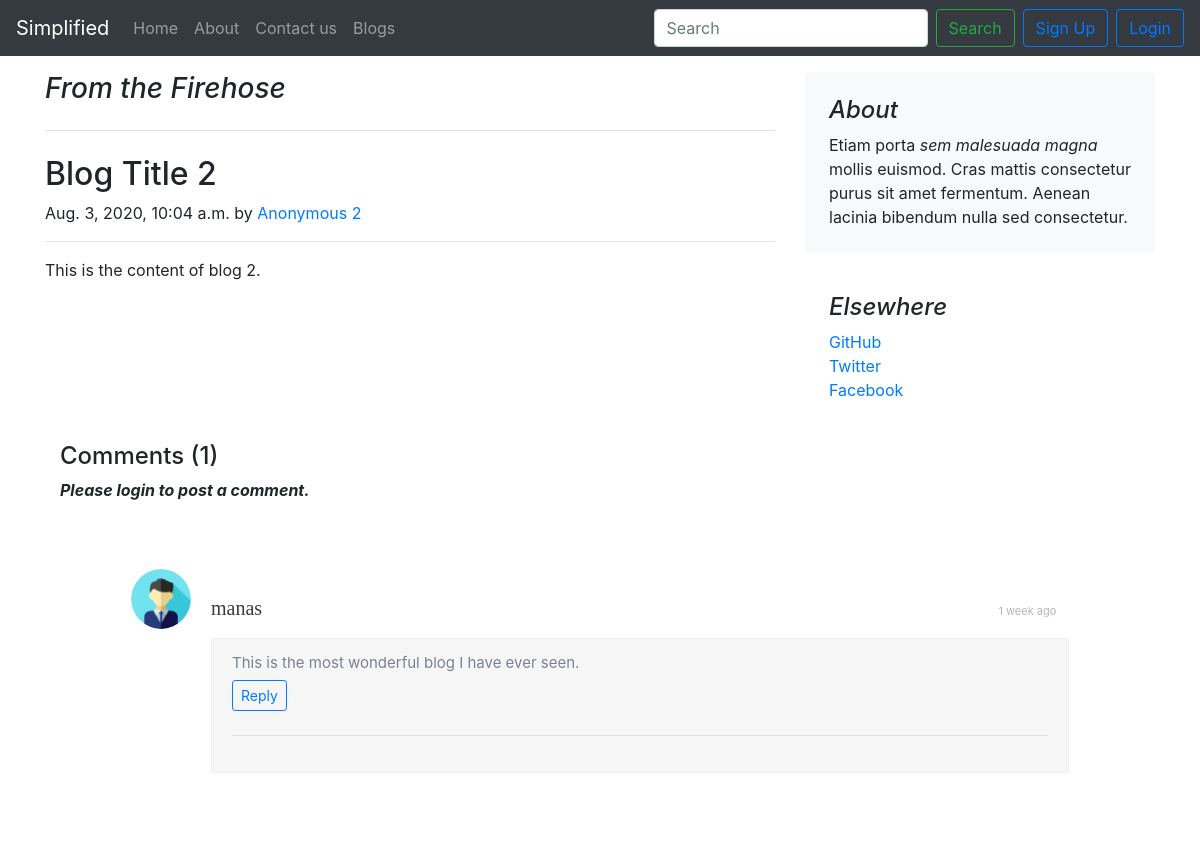
The app's page /blog/blogtitle2/ with its own data.
### blog/models.py (models this page shows, shortened)
class Blog(models.Model):
    blog_id = models.AutoField(primary_key=True)
    blog_author = models.CharField(max_length=50, default="Anonymous")
    blog_title = models.CharField(max_length=50, default="")
    timeStamp = models.DateTimeField(auto_now=True)
    blog_content = models.TextField()
    smug = models.CharField(max_length=20, null=True)

class BlogComment(models.Model):
    Sno = models.AutoField(primary_key=True)
    comment = models.TextField()
    user = models.ForeignKey(User, on_delete=models.CASCADE)
    post = models.ForeignKey(Blog, on_delete=models.CASCADE)
    parent = models.ForeignKey("self", on_delete=models.CASCADE, null=True)
    timeStamp = models.DateTimeField(default=now)

### blog/views.py (the view)
# urls.py: path('<str:smug>/', views.blogpost, name="blogPost")
def blogpost(request, smug):
    blog = Blog.objects.filter(smug=smug)[0]
    comments = BlogComment.objects.filter(post=blog, parent=None)
    replies = BlogComment.objects.filter(post=blog).exclude(parent=None)
    replyDict = {}
    for reply in replies:
        if reply.parent.Sno not in replyDict.keys():
            replyDict[reply.parent.Sno] = [reply]
        else:
            replyDict[reply.parent.Sno].append(reply)
    context = {'blog': blog, 'comments': comments, 'user': request.user, 'replyDict': replyDict}
    return render(request, 'blog/blogpost.html', context)

### blog/templatetags/extras.py (called while the page is built)
@register.filter(name='get_val')
def get_val(dict, key):
    return dict.get(key)

### templates/blog/blogpost.html (shortened to what this page needs)
{% extends 'base.html' %}
{% block body %}
    {% load humanize %}
    {% load extras %}
    <div role="main" class="container my-3">
        <div class="row">
            <div class="col-md-8 blog-main">
                <h3 class="pb-4 mb-4 font-italic border-bottom">
                    From the Firehose
                </h3>
                <div class="blog-post">
                    <h2 class="blog-post-title">{{ blog.blog_title }}</h2>
                    <p class="blog-post-meta">{{ blog.timeStamp }} by <a href="#">{{ blog.blog_author }}</a></p>
                    <hr>
                    <p>{{ blog.blog_content }}</p>
                </div>
            </div>
            <aside class="col-md-4 blog-sidebar">
                <div class="p-4 mb-3 bg-light rounded">
                    <h4 class="font-italic">About</h4>
                    <p class="mb-0">Etiam porta <em>sem malesuada magna</em> mollis euismod. Cras mattis consectetur
                        purus sit amet fermentum. Aenean lacinia bibendum nulla sed consectetur.</p>
                </div>
                <div class="p-4">
                    <h4 class="font-italic">Elsewhere</h4>
                    <ol class="list-unstyled">
                        <li><a href="#">GitHub</a></li>
                        <li><a href="#">Twitter</a></li>
                        <li><a href="#">Facebook</a></li>
                    </ol>
                </div>
            </aside>
        </div>
        <div class=container>
            <h4>Comments <span>({{ comments|length }})</span></h4>
            {% if user.is_authenticated %}
                <form action="/blog/postComment/" method="post">
                    {% csrf_token %}
                    <input class="form-control" type="text" name="comment" placeholder="Enter comment here">
                    <input type="hidden" name="postSno" value="{{ blog.blog_id }}">
                    <input type="hidden" name="commentSno" value="">
                    <button type="submit" class="btn btn-secondary my-2">Comment</button>
                </form>
            {% else %}
                <p><b><i>Please login to post a comment.</i></b></p>
            {% endif %}
            <div class="be-comment-block">
                {% for comment in comments %}
                    <div class="be-comment">
                        <div class="be-img-comment">
                            <a href="#">
                                <img src="/static/img/userPro.png" alt="" class="be-ava-comment">
                            </a>
                        </div>
                        <div class="be-comment-content">
				<span class="be-comment-name mt-4">
					<a href="#" style="font-size: 20px">{{ comment.user }}</a>
					</span>
                            <span class="be-comment-time">
					{{ comment.timeStamp|naturaltime }}
				</span>
                            <div class="be-comment-text">
                                {{ comment.comment }}<br>
                                <button class="btn btn-sm btn-outline-primary my-2" type="button" data-toggle="collapse"
                                        data-target="#replyButton{{ comment.Sno }}"
                                        aria-expanded="false" aria-controls="collapseExample">
                                    Reply
                                </button>
                                <hr>
                            </div>
                        </div>
                    </div>
                {% endfor %}
            </div>
        </div>
    </div>
{% endblock %}

### templates/blog/blogpost.html (style rules this page uses)
.be-comment-block { margin-bottom: 50px !important; border: 1px solid #edeff2; border-radius: 2px; padding: 50px 70px; border: 1px solid #ffffff; }
.be-img-comment { width: 60px; height: 60px; float: left; margin-bottom: 15px; }
.be-ava-comment { width: 60px; height: 60px; border-radius: 50%; }
.be-comment-content { margin-left: 80px; }
.be-comment-content span { display: inline-block; width: 49%; margin-bottom: 15px; }
.be-comment-name { font-size: 13px; font-family: 'Conv_helveticaneuecyr-bold'; }
.be-comment-content a { color: #383b43; }
.be-comment-time { text-align: right; }
.be-comment-time { font-size: 11px; color: #b4b7c1; }
.be-comment-text { font-size: 15px; line-height: 18px; color: #7a8192; display: block; background: #f6f6f7; border: 1px solid #edeff2; padding: 15px 20px 20px 20px; }

### records on screen
Blog: blog_title "Blog Title 2", timeStamp "Aug. 3, 2020, 10:04 a.m.", blog_author "Anonymous 2", blog_content "This is the content of blog 2."
BlogComment: user "manas", timeStamp "1 week ago", comment "This is the most wonderful blog I have ever seen."

### other values on screen
{{ comments|length }} "1"
